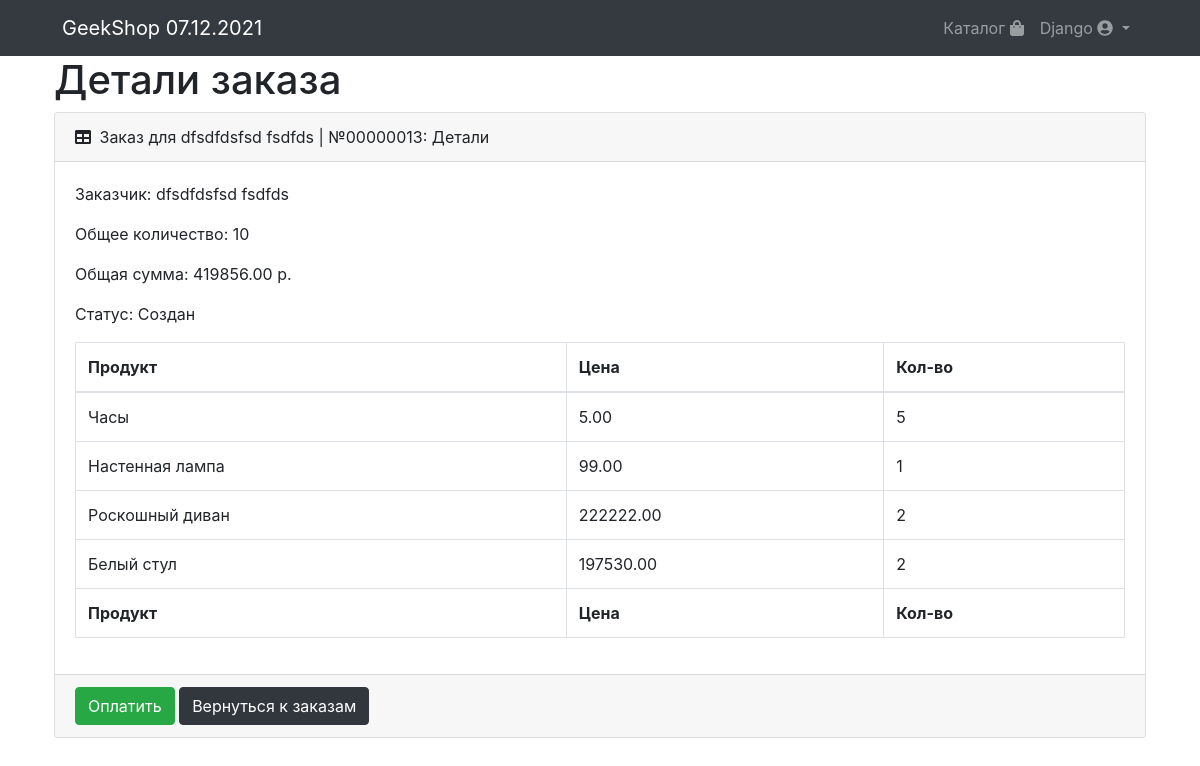
Page /orders/detail/13/ (signed in) on the committed database.
### authapp/models.py (models this page shows, shortened)
class ShopUser(AbstractUser):
    avatar = models.ImageField(upload_to='users_avatars', blank=True)
    age = models.IntegerField('Возраст', default=18)
    activation_key = models.CharField(max_length=128, blank=True)
    def __str__(self):
        return f'{self.first_name} {self.last_name}'

### ordersapp/models.py (models this page shows, shortened)
class Order(models.Model):
    FORMING = 'C'
    SENT = 'S'
    APPROVED = 'A'
    REJECTED = 'R'
    STATUS_CHOICES = (
        (FORMING, 'создан'),
        (SENT, 'оплачен'),
        (APPROVED, 'подтверждён'),
        (REJECTED, 'отменён'),
    )
    user = models.ForeignKey(get_user_model(), on_delete=models.CASCADE, related_name='orders')
    status = models.CharField('статус', max_length=1,
                              choices=STATUS_CHOICES,
                              default=FORMING)
    add_datetime = models.DateTimeField(auto_now_add=True, db_index=True)
    update_datetime = models.DateTimeField(auto_now=True)
    is_active = models.BooleanField('активен', default=True, db_index=True)
    def __str__(self):
        return f'Заказ для {self.user} | №{self.pk:0>8}'
    @cached_property
    def is_forming(self):
        return self.status == self.FORMING
    @cached_property
    def summary(self):
        items = self.items.select_related('product')
        items_count = sum(map(lambda x: x.count, items))
        items_cost = sum(map(lambda x: x.sum_price, items))
        return {'count': items_count, 'cost': items_cost, }
    class Meta:
        ordering = ('-add_datetime', )
        verbose_name = 'заказ'
        verbose_name_plural = 'заказы'

class OrderItem(models.Model):
    order = models.ForeignKey(Order, on_delete=models.CASCADE, related_name='items')
    product = models.ForeignKey(Product,
                                limit_choices_to={'is_active': True, 'category__is_active': True},
                                on_delete=models.CASCADE)
    count = models.PositiveIntegerField(verbose_name='количество', default=0)
    @cached_property
    def sum_price(self):
        return self.count * self.product.price

### products/models.py (models this page shows, shortened)
class Product(models.Model):
    category = models.ForeignKey(ProductsCategory, on_delete=models.CASCADE)
    name = models.CharField('Название', max_length=64)
    image = models.ImageField(upload_to='product_images', blank=True)
    description = models.CharField('Описание', max_length=256, blank=True)
    price = models.DecimalField('Цена', max_digits=9, decimal_places=2, default=0)
    quantity = models.IntegerField('Количество на складе', default=0)
    is_active = models.BooleanField('Доступность', default=True, db_index=True)

### ordersapp/views.py (the view)
# urls.py: path('detail/<int:pk>/', ordersapp.OrderRead.as_view(), name='detail'),
class OrderRead(UserVerifyMixin, DetailView):
    model = Order
    extra_context = {'page_title': f'Детали заказа', }
    def get_context_data(self, **kwargs):
        context = super().get_context_data(**kwargs)
        items = self.object.items.select_related('product')
        context['orderitems'] = items
        return context

### ordersapp/views.py (called while the page is built)
    def user_verify_function(self):
        pk = self.kwargs.get('pk')
        obj = get_object_or_404(Order, pk=pk)
        return self.request.user.is_superuser or self.request.user == obj.user

    def get(self, request, *args, **kwargs):
        if not self.user_verify_function():
            messages.warning(request, 'Это заказ другого пользователя!')
            return HttpResponseRedirect('/')
        return super().get(request, *args, **kwargs)

### products/context_processors.py (called while the page is built)
def today(request):
    return {'today': datetime.now(), }

### ordersapp/templates/ordersapp/order_detail.html
{% extends 'ordersapp/order_base.html' %}
{% load static %}
{% block order_table %}
    <div class="card-header">
        <i class="fas fa-table mr-1"></i>
        {{ object }}: Детали
    </div>
    <div class="card-body">
        <p>Заказчик: {{ object.user }}</p>
                {% with object.summary as summary %}
                    <p>Общее количество:
                        <span class="orderitems-total-count">
                        {{ summary.count }}
                </span>
                    </p>
                    <p>Общая сумма:
                        <span class="order-total-cost">
                        {{ summary.cost }}
                </span>
                        р.
                    </p>
                {% endwith %}
        <p>Статус: {{ object.get_status_display|capfirst }}</p>
        <div class="table-responsive">
            <table class="table table-bordered" id="dataTable" width="100%" cellspacing="0">
                <thead>
                <tr>
                    <th>Продукт</th>
                    <th>Цена</th>
                    <th>Кол-во</th>
                </tr>
                </thead>
                <tfoot>
                <tr>
                    <th>Продукт</th>
                    <th>Цена</th>
                    <th>Кол-во</th>
                </tr>
                </tfoot>
                <tbody>
                {% for item in orderitems %}
                    <tr>
                        <td>{{ item.product.name }}</td>
                        <td>{{ item.sum_price }}</td>
                        <td>{{ item.count }}</td>
                    </tr>
                {% endfor %}
                </tbody>
            </table>
        </div>
    </div>
    <div class="card-footer">
        {% if object.is_forming %}
            <a class="btn btn-success" href="{% url 'orders:confirm' object.id %}">Оплатить</a>
        {% endif %}
        <a class="btn btn-primary" href="{% url 'orders:index' %}">Вернуться к заказам</a>
    </div>
{% endblock %}

### templates/includes/navbar.html (shortened to what this page needs)
<div class="container">
    <a class="navbar-brand" href="{% url 'products:index' %}">GeekShop {{ today|date:"d.m.Y" }}</a>
    <div class="collapse navbar-collapse" id="navbarResponsive">
        <ul class="navbar-nav ml-auto">
            <li class="nav-item">
                <a class="nav-link"
                   href="{% url 'products:products' %}">
                    Каталог
                    <i class="fas fa-shopping-bag"></i>
                </a>
            </li>
            {% if user.is_authenticated %}
                <li class="nav-item dropdown">
                    <a class="dropdown-toggle nav-link" href="#" data-toggle="dropdown">
                        {{ user.username|title }}
                        <i class="fas fa-user-circle"></i>
                    </a>
                </li>
            {% else %}
                <li class="nav-item">
                    <a class="nav-link" href="{% url 'auth:login' %}">Войти <i class="fas fa-sign-in-alt"></i></a>
                </li>
            {% endif %}
        </ul>
    </div>
</div>

### rows in the picture
ShopUser: username "Django"
Order: user+id "Заказ для dfsdfdsfsd fsdfds | №00000013", user "dfsdfdsfsd fsdfds", status "Создан"
OrderItem: product.name "Часы", sum_price "5.00", count "5"
OrderItem: product.name "Настенная лампа", sum_price "99.00", count "1"
OrderItem: product.name "Роскошный диван", sum_price "222222.00", count "2"
OrderItem: product.name "Белый стул", sum_price "197530.00", count "2"

### other values in the picture
{{ page_title }} "Детали заказа"
{{ summary.count }} "10"
{{ summary.cost }} "419856.00"
